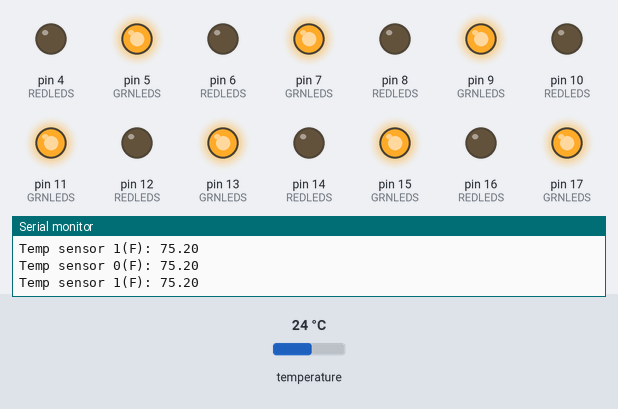
This sketch was run on a simulated Arduino Uno, built with avr-gcc and run on an emulated ATmega328P. Shown: output pins drawn as LEDs (lit = HIGH), the last lines printed to the serial monitor. Wiring (inferred from the names in the program): TMP102 temperature sensor at I2C address 0x48; TMP102 temperature sensor at I2C address 0x49. The test bench sets the inputs (shaded band); at power-on: temperature 24 °C.

Above: at 6.5 s.
6.6 s: temperature set to 26.3 °C
8.3 s: temperature set to 27.3 °C
At 9.8 s:
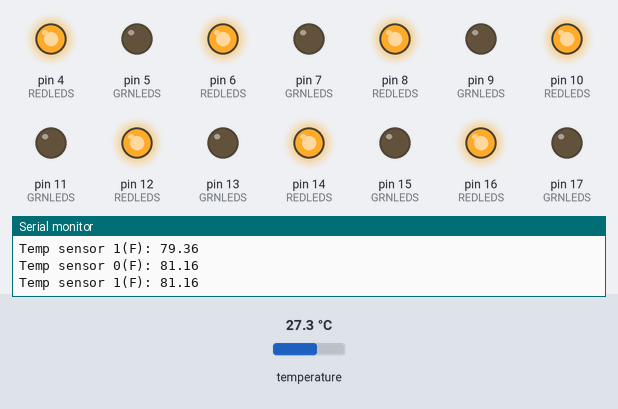
10.6 s: temperature set to 12 °C
At 11.4 s:
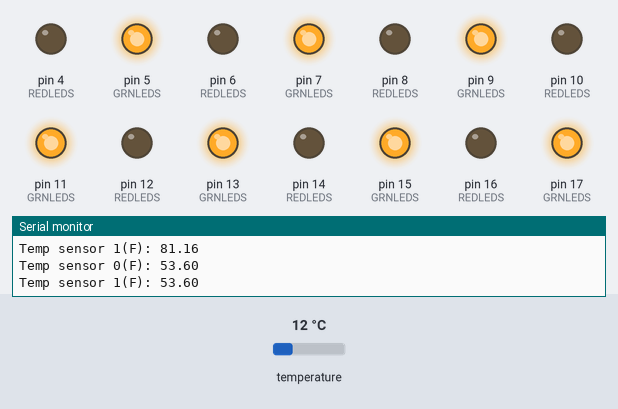
Timing chart, 0 to 13.6 s (numbered marks = the images above; inputs shaded):
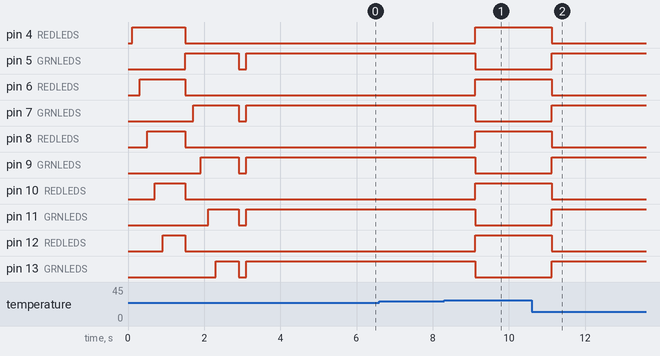

The sketch:

single_node_functionality.ino
```cpp
/*
 Created by: Jonathan Moriarty

 Receives from the hardware serial, sends to software serial.
 Receives from software serial, sends to hardware serial.
*/
#include <SoftwareSerial.h>
#include <Wire.h>           //header for tmp102

// Pin definitions:
#define THRESHOLDTEMP 80
#define MAXREDLEDS 7
#define MAXGRNLEDS 7

#define RED0 4
#define GRN0 5
#define RED1 6
#define GRN1 7
#define RED2 8
#define GRN2 9
#define RED3 10
#define GRN3 11
#define RED4 12
#define GRN4 13
#define RED5 14
#define GRN5 15
#define RED6 16
#define GRN6 17

const String MYID = "n1";
// TODO:  switch pin numbers for actual hub
const byte rxPin = 3;
const byte txPin = 2;
SoftwareSerial xbeeSerial(rxPin, txPin);  // RX(D2)(xbee out), TX(D3) (xbee in)

const int REDLEDS[] = {RED0,RED1,RED2,RED3,RED4,RED5,RED6};
const int GRNLEDS[] = {GRN0,GRN1,GRN2,GRN3,GRN4,GRN5,GRN6};
//const int REDLEDS[] = {RED0, RED1, RED2};
//const int GRNLEDS[] = {GRN0, GRN1, GRN2};
int redIndex = 0;
int grnIndex = 0;
int tmp102Addr0 = 0x48;   // (add0=GND)
int tmp102Addr1 = 0x49;   // (add1=VCC)
float temp0 = 0;
float temp1 = 0;
int temp0Stat = -1;
int temp1Stat = -1;
String frameTX = "";      // frame transmitted to hub
String frameRX = "";    // frame received from hub
String nodeID = "-1";
int instruction = -1;


void setup() {
  Wire.begin();
  pinMode(rxPin, INPUT);
  pinMode(txPin, OUTPUT);
  Serial.begin(9600);
  Serial.println("Starting up!");
  xbeeSerial.begin(9600);
// set pin mode:
  for (redIndex = 0; redIndex < MAXREDLEDS; redIndex++) {
    pinMode(REDLEDS[redIndex], OUTPUT);
  }
  for (grnIndex = 0; grnIndex < MAXGRNLEDS; grnIndex++) {
    pinMode(GRNLEDS[grnIndex], OUTPUT);
  }
// initialize pins:
  ledOFF();
// scan for temp sensors at startup
  scanI2C();
  blinkINIT();
}

void loop() {
  recMessage();
  if (MYID == nodeID) {
    switch (instruction) {
      case 0:   // update request => frameTX<nodeid, temp0Status, temp0, temp1Status, temp1>
        getTemperature();
        frameTX = String(MYID) + ',' + String(temp0Stat) + ',' + String(temp0) + ',' + String(temp1Stat) + ',' + String(temp1) ;
        xbeeSerial.println(frameTX);
        break;

      case 1:
        Serial.println("Off command XD");
        frameTX = String(MYID) + ',' + String(instruction);
        xbeeSerial.println(frameTX);
        ledOFF();
        break;

      case 2:   //command
        Serial.println("Got a blink command :P");
        frameTX = String(MYID) + ',' + String(instruction);
        xbeeSerial.println(frameTX);
        blinkRED();
        break;

      case 3:
        Serial.println("Got a blink command :P");
        frameTX = String(MYID) + ',' + String(instruction);
        xbeeSerial.println(frameTX);
        blinkGRN();
        break;

      default:
        Serial.println("Nada");
        break;
    }
  }
  else {
    getTemperature();
    Serial.print("Temp sensor 0(F): "); Serial.println(temp0);
    Serial.print("Temp sensor 1(F): "); Serial.println(temp1);

// temp0 affects first half of LEDs
    if (temp0 >= THRESHOLDTEMP) {
      for (grnIndex = 0; grnIndex < MAXGRNLEDS/2; grnIndex++) {
        digitalWrite(GRNLEDS[grnIndex], LOW);
      }
      for (redIndex = 0; redIndex < MAXREDLEDS/2; redIndex++) {
        digitalWrite(REDLEDS[redIndex], HIGH);
      }
    }
    else if (temp0 < THRESHOLDTEMP) {
      for (redIndex = 0; redIndex < MAXREDLEDS/2; redIndex++) {
        digitalWrite(REDLEDS[redIndex], LOW);
      }
      for (grnIndex = 0; grnIndex < MAXGRNLEDS/2; grnIndex++) {
        digitalWrite(GRNLEDS[grnIndex], HIGH);
      }
    }
// temp1 affects second half of LEDs
    if (temp1 >= THRESHOLDTEMP) {
      for (; grnIndex < MAXGRNLEDS; grnIndex++) {
        digitalWrite(GRNLEDS[grnIndex], LOW);
      }
      for (; redIndex < MAXREDLEDS; redIndex++) {
        digitalWrite(REDLEDS[redIndex], HIGH);
      }
    }
    else if (temp1 < THRESHOLDTEMP) {
      for (; redIndex < MAXREDLEDS; redIndex++) {
        digitalWrite(REDLEDS[redIndex], LOW);
      }
      for (; grnIndex < MAXGRNLEDS; grnIndex++) {
        digitalWrite(GRNLEDS[grnIndex], HIGH);
      }
    }
    else {
      for (grnIndex = 0; grnIndex < MAXGRNLEDS; grnIndex++) {
        digitalWrite(GRNLEDS[grnIndex], LOW);
      }
      for (redIndex = 0; redIndex < MAXREDLEDS; redIndex++) {
        digitalWrite(REDLEDS[redIndex], LOW);
      }
    }
  }// end else
  delay(1000);
}// end loop

void recMessage() {   // RECIEVE LOGIC  --> sets "nodeID" and "instruction"
  nodeID = "-1";
  instruction = -1;
  char c;

  if ( xbeeSerial.available() ) {
    while ( xbeeSerial.available() > 0 && xbeeSerial.peek() != '\n' && xbeeSerial.peek() != '\r' ) {
      c = xbeeSerial.read();
      frameRX += c;
    }
    xbeeSerial.read();    //flushing '\n' OR '\r' from RX buffer

    // get indexes of delimiters (i.e. commas) within frame
    int delim0 = frameRX.indexOf(',');
    //int delim1 = frameRX(frameBuff).indexOf(',', delim0 + 1);

    // Parse message: frameRX="nodeid, instruction" -> instr. 0 = update request; 1 = command
    nodeID = frameRX.substring(0, delim0);
    instruction = frameRX.substring(delim0 + 1).toInt();
    Serial.print("nodeID: "); Serial.println(nodeID); Serial.print("instruction: "); Serial.println(instruction);
    frameRX = "";
  }
}// end recMessage()

void scanI2C() {
// ##### I2C scanner ######
  byte error, address;
  int nDevices = 0;
  Serial.println(); Serial.println("Scanning...");
  for(address = 0x48; address < 0x4C; address++ ) {
// The i2c_scanner uses the return value of the Write.endTransmisstion to see if
// a device did acknowledge to the address.
    Wire.beginTransmission(address);
    error = Wire.endTransmission();
    if (address==0x48)
      temp0Stat = error;
    if (address==0x49)
      temp1Stat = error;

    if (error == 0) {
      Serial.print("I2C device found at address 0x");
      if (address<16)
        Serial.print("0");
      Serial.print(address,HEX); Serial.println("!");
      nDevices++;
    }
    else if (error==4) {
      Serial.print("Unknown error at address 0x");
      if (address<16)
        Serial.print("0");
      Serial.println(address,HEX);
    }
  }// end for loop
  if (nDevices == 0)
    Serial.println("No I2C devices found\n");
}
// ### end I2C scanner ####

void getTemperature() {
// get temp from first sensor (temp0)
  Wire.requestFrom(tmp102Addr0, 2);
  byte MSB = Wire.read();
  byte LSB = Wire.read();
  int tempSum = ((MSB << 8) | LSB) >> 4;
  float celsius = tempSum*0.0625;
  //Serial.print("Celsius: "); Serial.println(celsius);
  temp0 = (1.8 * celsius) + 32;  //conver to farenheit

// get temp from second sensor (temp1)
  Wire.requestFrom(tmp102Addr1, 2);
  MSB = Wire.read();
  LSB = Wire.read();
  tempSum = ((MSB << 8) | LSB) >> 4;
  celsius = tempSum*0.0625;
  //Serial.print("Celsius: "); Serial.println(celsius);
  temp1 = (1.8 * celsius) + 32;  //conver to farenheit
}

void ledOFF() {   // turn off all leds
  for (redIndex = 0; redIndex < MAXREDLEDS; redIndex++) {
     digitalWrite(REDLEDS[redIndex], LOW);
  }
  for (grnIndex = 0; grnIndex < MAXGRNLEDS; grnIndex++) {
     digitalWrite(GRNLEDS[grnIndex], LOW);
  }
}
void blinkRED() {
// turn off all leds
  ledOFF();
// turn on reds
  for (redIndex = 0; redIndex < MAXREDLEDS; redIndex++) {
    digitalWrite(REDLEDS[redIndex], HIGH);
    delay(500);
  }
  for (redIndex = 0; redIndex < MAXREDLEDS; redIndex++) {
    digitalWrite(REDLEDS[redIndex], LOW);
    delay(500);
  }
}
void blinkGRN() {
// turn off all leds
  ledOFF();
// turn on greens
  for (grnIndex = 0; grnIndex < MAXGRNLEDS; grnIndex++) {
    digitalWrite(GRNLEDS[grnIndex], HIGH);
    delay(500);
  }
  for (grnIndex = 0; grnIndex < MAXGRNLEDS; grnIndex++) {
    digitalWrite(GRNLEDS[grnIndex], LOW);
    delay(500);
  }
}
void blinkINIT() {
  ledOFF();
// turn on reds
  for (redIndex = 0; redIndex < MAXREDLEDS; redIndex++) {
    digitalWrite(REDLEDS[redIndex], HIGH);
    delay(200);
  }
  ledOFF();
// turn on greens
  for (grnIndex = 0; grnIndex < MAXGRNLEDS; grnIndex++) {
    digitalWrite(GRNLEDS[grnIndex], HIGH);
    delay(200);
  }
  ledOFF();
  delay(200);
}
```

Measured:
- the behaviour switches between 26.6 and 26.7 °C on temperature (found by bisection; images 0 and 1)
- after the input at 8.3 s, pin 4 (REDLEDS), pin 6 (REDLEDS), pin 8 (REDLEDS), pin 10 (REDLEDS), pin 12 (REDLEDS), pin 14 (REDLEDS), pin 16 (REDLEDS): LOW → HIGH after 0.82 s; pin 5 (GRNLEDS), pin 7 (GRNLEDS), pin 9 (GRNLEDS), pin 11 (GRNLEDS), pin 13 (GRNLEDS), pin 15 (GRNLEDS), pin 17 (GRNLEDS): HIGH → LOW after 0.82 s
- after the input at 10.6 s, pin 4 (REDLEDS), pin 6 (REDLEDS), pin 8 (REDLEDS), pin 10 (REDLEDS), pin 12 (REDLEDS), pin 14 (REDLEDS), pin 16 (REDLEDS): HIGH → LOW after 0.53 s; pin 5 (GRNLEDS), pin 7 (GRNLEDS), pin 9 (GRNLEDS), pin 11 (GRNLEDS), pin 13 (GRNLEDS), pin 15 (GRNLEDS), pin 17 (GRNLEDS): LOW → HIGH after 0.53 s
